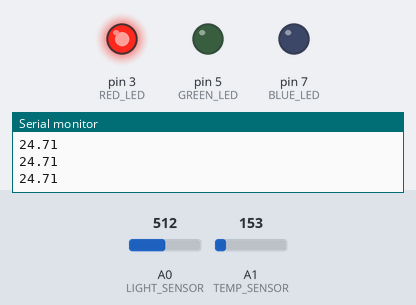
Recording of a sketch running on a simulated Arduino Uno, built with avr-gcc and run on an emulated ATmega328P. Parts: output pins drawn as LEDs (lit = HIGH), the last lines printed to the serial monitor. Inputs (shaded band) come from the test bench; at power-on: A1 (TEMP_SENSOR) = 153, A0 (LIGHT_SENSOR) = 512.

Above: at 1.2 s.
1.3 s: A1 (TEMP_SENSOR) set to 134
At 2.3 s:
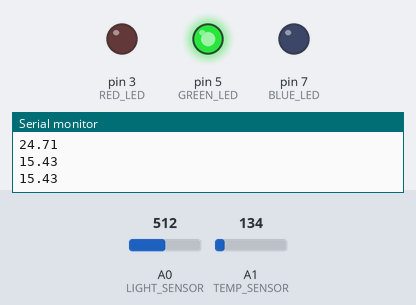
3.5 s: A0 (LIGHT_SENSOR) set to 607
5.2 s: A0 (LIGHT_SENSOR) set to 638
Timing chart, 0 to 8.2 s (numbered marks = the images above; inputs shaded):
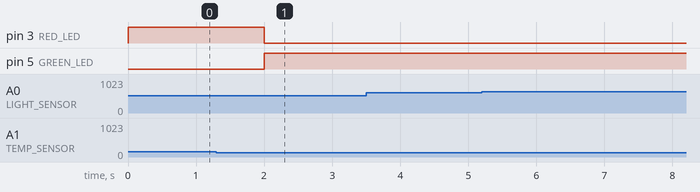

The sketch:

temperature_v2.ino
```cpp
// C++ code
//

#define LIGHT_SENSOR A0 // Light sensor pin
#define TEMP_SENSOR A1  // Temp sensor pin
#define GREEN_LED 5     // Green LED pin
#define BLUE_LED 7      // Blue LED pin
#define RED_LED 3       // Red LED pin
#define DELAY 1000      // Define delay constant
#define DELAY2 500      // Define delay constant for temperature meter V2.0

// States for statemachine
enum State {
  ST_IDLE, // Idle state
  ST_MEASURE,  // Measure state
  ST_LIGHTS    // Update lights state
};

enum State2 {
  ST2_IDLE,           // Idle state
  ST2_CALCULATE_TEMP  // Calculate temperature and print it to the console state
};
// Variations
enum Variation {
  V_NORMAL, // Normal variation
  V_HIGH,   // High variation
  V_LOW     // Low variation
};

// Updates state and calls functions
void useStateMachine();
// Measures variation between "dependencies"
Variation measureVariation();
// Reads the light and gets percentage
int readLightPercent();
// Updates LEDs
void updateLights(Variation currentVariation);
// Reads temperature celcius
float readTemperature();


State currentState = ST_IDLE;  // Initialize state to idle
State2 currentState2 = ST2_IDLE;

Variation currentVariation = V_NORMAL;  // Initialize variation to normal
unsigned long lastTimeStamp = millis() -1000; // initialize last timestamp to one second ago
unsigned long lastTimeStamp2 = millis() -500; // Initialize last timestamp to half a second ago

void setup()
{
  pinMode(BLUE_LED, OUTPUT);  // Set to output
  pinMode(RED_LED, OUTPUT);   // Set to output
  pinMode(GREEN_LED, OUTPUT); // Set to output
  pinMode(TEMP_SENSOR, INPUT);// Set to input
  pinMode(LIGHT_SENSOR, INPUT); // Set to input
  Serial.begin(9600);
}

void loop()
{
  useStateMachine();  // Use state machine
  useStateMachine2(); // Use second state machine
}

// Updates state and calls functions
void useStateMachine() {
  switch(currentState) {  // Switch on state

    case ST_IDLE:  // If idle
    	if (millis() - lastTimeStamp >= DELAY) {  // If one second passed
        	currentState = ST_MEASURE; // update state
        }
      break;  // Break to not continue switch

    case ST_MEASURE: // If measure
    	currentVariation = measureVariation(); // Measure variation
      lastTimeStamp = millis(); // Get current time
      currentState = ST_LIGHTS;  // Update state
      break;  // Break to not continue switch

    case ST_LIGHTS:  // If state is lights
      updateLights(currentVariation); // Update LEDs based on current variation
      currentState = ST_IDLE;  // Update state
  }
}

void useStateMachine2() {
  switch (currentState2) {  // Switch on second state machine's state
    case ST2_IDLE:    // If idle
      if (millis() - lastTimeStamp2 >= DELAY2) {  // Compare timestamps
        currentState2 = ST2_CALCULATE_TEMP;  // Update state
      }
      break;    // break to not continue switch
    case ST2_CALCULATE_TEMP:  // If calculating temp
      float temp = readTemperature(); // read temperature
      Serial.println(temp);       // Print temperature to serial out
      lastTimeStamp2 = millis();  // Update timestamp
      currentState2 = ST2_IDLE;   // Update state
  }
}

// Finds variation between "dependencies"
Variation measureVariation() {
  int lightPercent = readLightPercent();  // get light percentage
  float currentTemp = readTemperature();  // get temperature
  Variation variation;  // declare

  if (lightPercent == 0) {  // if lightpercent == 0
    if (currentTemp < -12) variation = V_NORMAL;  // if temp < -12 set normal variation
    else variation = V_HIGH; // else set high variation
  }
  else if (lightPercent >= 1 && lightPercent <= 20) { // if light between 1-20
    if (currentTemp >= -12 && currentTemp <= 0) variation = V_NORMAL; // if temp in -12-0 set normal variation
    else if (currentTemp > 0) variation = V_HIGH; // if temp > 0 set high variation
    else variation = V_LOW; // else set low variation
  }
  else if (lightPercent >= 21 && lightPercent <= 60) {  // if light between 21-60
    if (currentTemp >= 0 && currentTemp <= 20) variation = V_NORMAL;  // conditional set normal variation
    else if (currentTemp > 20) variation = V_HIGH;  // if temp > 20, set high variation
    else variation = V_LOW; // else set low variation
  }
  else if (lightPercent >= 61 && lightPercent <= 100) { // If light between 61-100
    if (currentTemp >= 21) variation = V_NORMAL;  // if temp >= 21, set normal variation
    else variation = V_LOW; // else set low variation
  }

  return variation;
}

// Turns LEDs on and off based on variation
void updateLights(Variation currentVariation) {
  switch (currentVariation) { // switch on variation
    case V_NORMAL:  // Normal variation
      digitalWrite(GREEN_LED, HIGH);  // Turn LED on
      digitalWrite(BLUE_LED, LOW); // Turn LED off
      digitalWrite(RED_LED, LOW); // Turn LED off
      break;
    case V_HIGH:  // High variation
      digitalWrite(BLUE_LED, LOW); // Turn LED off
      digitalWrite(RED_LED, HIGH); // Turn LED on
      digitalWrite(GREEN_LED, LOW); // Turn LED off
      break;
    case V_LOW: // Low variation
      digitalWrite(BLUE_LED, HIGH); // Turn LED on
      digitalWrite(RED_LED, LOW); // Turn LED off
      digitalWrite(GREEN_LED, LOW); // Turn LED off
  }
}

// reads ambient light percentage
int readLightPercent() {
  int raw = analogRead(LIGHT_SENSOR);   // Read raw value
  int lightPercent = map(raw, 0, 1023, 0, 100); // Convert to percentage 0-100
  return lightPercent;
}
// reads temperature
float readTemperature() {
  int raw = analogRead(TEMP_SENSOR);      // Read raw value
  float milliVolts = raw * (5000.0 / 1024.0); // Convert raw to millivolts: (Reading / 1024) * 5000mV
  float temperature = (milliVolts - 500.0) / 10.0;  // Apply the formula for TMP36
  return temperature;
}
```

Measured:
- the behaviour switches between 144 and 143 on A1 (TEMP_SENSOR) (found by bisection; images 0 and 1)
- after the input at 1.3 s, pin 3 (RED_LED): HIGH → LOW after 0.70 s; pin 5 (GREEN_LED): LOW → HIGH after 0.70 s
